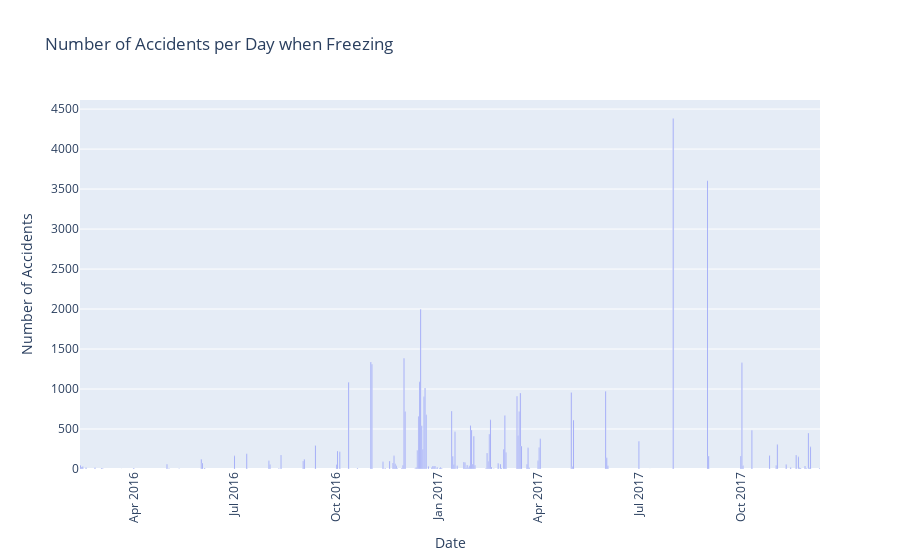

Here is the notebook cell this chart was saved with:
### Markdown cell above
### Effect of freezing 

When analysing this graph, some noticable features are the amount of accidents per datapoint rather than it being spread out evenly. This is because the only datapoints in the graphed dataset are days with freezing temperatures the datapoints are only of one state so the data is lower than graph beforementioned graph with all cities combined.

### Code cell
temp = pd.read_csv('../resources/dataset_weather/us_temperature.csv')
accidents = pd.read_csv('../resources/us_accidents.csv')
melted_df = pd.melt(temp, id_vars=['datetime'], var_name='State', value_name='Temperature')

melted_df = melted_df[melted_df['Temperature'] < 270]
melted_df['datetime'] = pd.to_datetime(melted_df['datetime']).dt.date
accidents['Start_Time'] = pd.to_datetime(accidents['Start_Time']).dt.date

merged_data = pd.merge(melted_df, accidents,left_on=['datetime', 'State'], right_on=['Start_Time', 'City'], how='inner')

date_counts = merged_data['datetime'].value_counts().sort_index()

# Create a bar chart with Plotly
fig = px.bar(
    x=date_counts.index,
    y=date_counts.values,
    labels={'x': 'Date', 'y': 'Number of Accidents'},
    title='Number of Accidents per Day when Freezing'
)

# Update the layout to improve appearance
fig.update_layout(
    xaxis_title='Date',
    yaxis_title='Number of Accidents',
    xaxis_tickangle=-90
)

# Show the plot
fig.show()

### Figure 1 — Plotly figure (JSON) as saved in the notebook; plotly's stock layout.template omitted (floating-point values rounded to 4 significant figures; data arrays with more than 128 entries replaced by an {"elided": "..."} marker saying what was removed)
{"data": [{"alignmentgroup": "True", "hovertemplate": "Date=%{x}<br>Number of Accidents=%{y}<extra></extra>", "legendgroup": "", "marker": {"color": "#636efa", "pattern": {"shape": ""}}, "name": "", "offsetgroup": "", "orientation": "v", "showlegend": false, "textposition": "auto", "type": "bar", "x": {"elided": "135 str values"}, "xaxis": "x", "y": {"elided": "135 int values"}, "yaxis": "y"}], "layout": {"barmode": "relative", "legend": {"tracegroupgap": 0}, "title": {"text": "Number of Accidents per Day when Freezing"}, "xaxis": {"anchor": "y", "domain": [0, 1], "tickangle": -90, "title": {"text": "Date"}}, "yaxis": {"anchor": "x", "domain": [0, 1], "title": {"text": "Number of Accidents"}}}}
